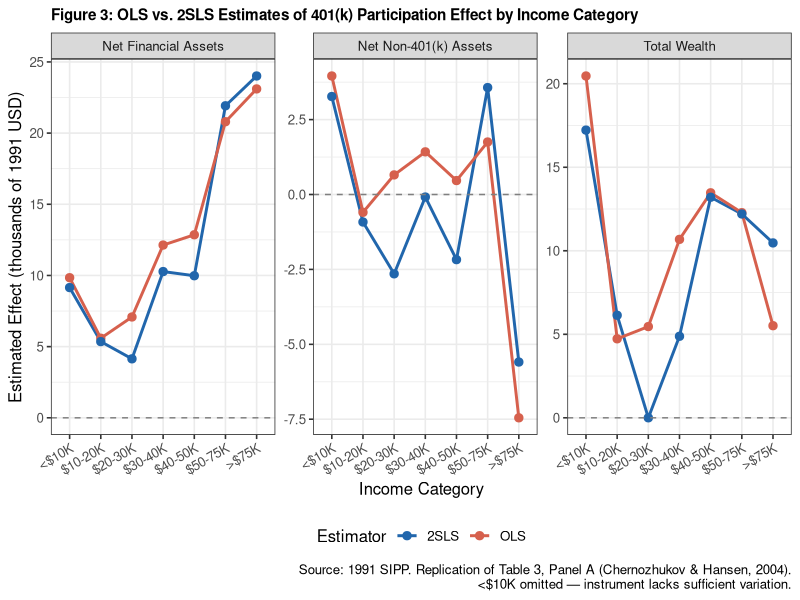

Recreate this plot in R.
# =============================================================================
# Step 3: Replication Exercise — OLS and 2SLS (Table 3, Panel A)
# 401(k) Project - Effects of 401(k) Participation on Wealth
# =============================================================================

# install.packages(c("tidyverse", "AER", "sandwich", "lmtest"))

library(tidyverse)
library(AER)        # ivreg() for 2SLS
library(sandwich)   # robust standard errors
library(lmtest)     # coeftest()

# ── 1. Load raw data and rebuild all derived columns ──────────────────────────
# Load original CSV directly so this script works regardless of whether
# Step 1 was run in R or Python (column names differ between them).

df <- read.csv("401k.csv")   # adjust path if needed

cat(sprintf("Loaded: %d rows x %d columns\n", nrow(df), ncol(df)))

# ── 2. Create income categories ───────────────────────────────────────────────
# IMPORTANT: loop variable below is named 'grp' (not 'inc') to avoid
# clashing with the column df$inc (income) inside dplyr filter calls.

df <- df %>%
  mutate(
    inc_cat = case_when(
      inc <  10000                 ~ "lt10K",
      inc >= 10000 & inc < 20000   ~ "10to20K",
      inc >= 20000 & inc < 30000   ~ "20to30K",
      inc >= 30000 & inc < 40000   ~ "30to40K",
      inc >= 40000 & inc < 50000   ~ "40to50K",
      inc >= 50000 & inc <= 75000  ~ "50to75K",
      inc >  75000                 ~ "gt75K"
    ),
    inc_cat = factor(inc_cat,
                     levels = c("lt10K","10to20K","20to30K","30to40K",
                                "40to50K","50to75K","gt75K"))
  )

# Income dummies (base = lt10K, dropped in regression)
df <- df %>%
  mutate(
    inc_10to20 = as.integer(inc_cat == "10to20K"),
    inc_20to30 = as.integer(inc_cat == "20to30K"),
    inc_30to40 = as.integer(inc_cat == "30to40K"),
    inc_40to50 = as.integer(inc_cat == "40to50K"),
    inc_50to75 = as.integer(inc_cat == "50to75K"),
    inc_gt75   = as.integer(inc_cat == "gt75K")
  )

# Education dummies (base = nohs)
df <- df %>%
  mutate(
    nohs  = as.integer(educ < 12),
    hs    = as.integer(educ == 12),
    smcol = as.integer(educ >= 13 & educ <= 15),
    col   = as.integer(educ >= 16)
  )

# Age dummies (base = age_55plus)
df <- df %>%
  mutate(
    age_lt30   = as.integer(age < 30),
    age_30_35  = as.integer(age >= 30 & age <= 35),
    age_36_44  = as.integer(age >= 36 & age <= 44),
    age_45_54  = as.integer(age >= 45 & age <= 54),
    age_55plus = as.integer(age >= 55)
  )

cat("Income category counts:\n")
print(table(df$inc_cat))
cat(sprintf("Participation: %.1f%% | Eligibility: %.1f%%\n\n",
            mean(df$p401)*100, mean(df$e401)*100))

# ── 3. Covariate lists ────────────────────────────────────────────────────────
controls_full <- c(
  "age_lt30","age_30_35","age_36_44","age_45_54",
  "inc_10to20","inc_20to30","inc_30to40","inc_40to50","inc_50to75","inc_gt75",
  "hs","smcol","col",
  "marr","fsize","twoearn","db","pira","hown"
)

# Within income category: use linear income instead of dummies
controls_within <- c(
  "age_lt30","age_30_35","age_36_44","age_45_54",
  "hs","smcol","col",
  "marr","fsize","twoearn","db","pira","hown",
  "inc"
)

# ── 4. Formula builders ───────────────────────────────────────────────────────
make_ols <- function(outcome, controls)
  as.formula(paste(outcome, "~ p401 +", paste(controls, collapse=" + ")))

make_iv <- function(outcome, controls)
  as.formula(paste(outcome, "~ p401 +", paste(controls, collapse=" + "),
                   "| e401 +",          paste(controls, collapse=" + ")))

make_fs <- function(controls)
  as.formula(paste("p401 ~ e401 +", paste(controls, collapse=" + ")))

# ── 5. Safe model runner ──────────────────────────────────────────────────────
run_models <- function(data, outcome, controls) {
  result <- list(n=nrow(data), fs_coef=NA, fs_se=NA,
                 ols_coef=NA, ols_se=NA, iv_coef=NA, iv_se=NA)

  if (nrow(data) < 50)     { message("  Skipped: n<50");               return(result) }
  if (var(data$e401) == 0) { message("  Skipped: no e401 variation");  return(result) }
  if (var(data$p401) == 0) { message("  Skipped: no p401 variation");  return(result) }

  tryCatch({
    fs <- lm(make_fs(controls), data=data)
    r  <- coeftest(fs, vcov=vcovHC(fs, type="HC1"))
    result$fs_coef <- r["e401","Estimate"]
    result$fs_se   <- r["e401","Std. Error"]
  }, error=function(e) message("  First stage error: ", e$message))

  tryCatch({
    m <- lm(make_ols(outcome, controls), data=data)
    r <- coeftest(m, vcov=vcovHC(m, type="HC1"))
    result$ols_coef <- r["p401","Estimate"]
    result$ols_se   <- r["p401","Std. Error"]
  }, error=function(e) message("  OLS error: ", e$message))

  tryCatch({
    m <- ivreg(make_iv(outcome, controls), data=data)
    r <- coeftest(m, vcov=vcovHC(m, type="HC1"))
    result$iv_coef <- r["p401","Estimate"]
    result$iv_se   <- r["p401","Std. Error"]
  }, error=function(e) message("  2SLS error: ", e$message))

  result
}

# ── 6. Run regressions ────────────────────────────────────────────────────────
outcomes_list <- c("net_tfa","net_nifa","tw")

# Internal level names (no special chars) and display labels (for printing)
grp_levels <- c("lt10K","10to20K","20to30K","30to40K","40to50K","50to75K","gt75K")
grp_labels <- c("<$10K","$10-20K","$20-30K","$30-40K","$40-50K","$50-75K",">$75K")

cat("Running full sample regressions...\n")
full_results <- setNames(
  lapply(outcomes_list, function(y) run_models(df, y, controls_full)),
  outcomes_list)

cat("Running income-category regressions...\n")
# NOTE: loop variable is 'grp', NOT 'inc', to avoid clashing with df$inc
inc_results <- lapply(grp_levels, function(grp) {
  sub <- df %>% filter(inc_cat == grp)
  cat(sprintf("  %-10s  n=%d\n", grp, nrow(sub)))
  setNames(lapply(outcomes_list, function(y) run_models(sub, y, controls_within)),
           outcomes_list)
})
names(inc_results) <- grp_levels

# ── 7. Print Table 3 ──────────────────────────────────────────────────────────
fc     <- function(x, w=8) { if(is.na(x)) return(formatC("NA",width=w));
                              formatC(round(x), format="d", big.mark=",", width=w) }
fse    <- function(x)       { if(is.na(x)) return("      NA");
                              paste0("(", formatC(round(x), format="d", big.mark=","), ")") }
ffs    <- function(x)       { if(is.na(x)) return("    NA");
                              formatC(round(x,3), format="f", digits=3, width=6) }

print_block <- function(lbl, n, rn, ri, rt) {
  cat(sprintf("%-9s %5d  %6s  %8s %8s  %8s %8s  %8s %8s\n",
              lbl, n, ffs(rn$fs_coef),
              fc(rn$ols_coef), fc(rn$iv_coef),
              fc(ri$ols_coef), fc(ri$iv_coef),
              fc(rt$ols_coef), fc(rt$iv_coef)))
  cat(sprintf("%-9s %5s  %6s  %8s %8s  %8s %8s  %8s %8s\n",
              "","","",
              fse(rn$ols_se), fse(rn$iv_se),
              fse(ri$ols_se), fse(ri$iv_se),
              fse(rt$ols_se), fse(rt$iv_se)))
}

div <- strrep("-", 90)
cat("\n", div, "\n", sep="")
cat("TABLE 3 REPLICATION — OLS AND 2SLS ESTIMATES OF 401(k) PARTICIPATION EFFECT\n")
cat(div, "\n", sep="")
cat(sprintf("%-9s %5s  %6s  %8s %8s  %8s %8s  %8s %8s\n",
            "Sample","N","1stSt",
            "NFA-OLS","NFA-2SLS","NNFA-OLS","NNFA-2SLS","TW-OLS","TW-2SLS"))
cat(div, "\n", sep="")

cat("A. Full Sample\n")
print_block("Full", nrow(df),
            full_results$net_tfa, full_results$net_nifa, full_results$tw)

cat("\nB. By Income Category\n")
for (i in seq_along(grp_levels)) {
  print_block(grp_labels[i], sum(df$inc_cat == grp_levels[i]),
              inc_results[[grp_levels[i]]]$net_tfa,
              inc_results[[grp_levels[i]]]$net_nifa,
              inc_results[[grp_levels[i]]]$tw)
}
cat(div, "\n", sep="")
cat("NFA=Net Financial Assets, NNFA=Net Non-401(k) Assets, TW=Total Wealth.\n")
cat("Robust standard errors (HC1) in parentheses.\n")
cat("2SLS instruments p401 with e401 (401k eligibility).\n")
cat("<$10K: all non-participants are ineligible — instrument has no variation.\n")

# ── 8. Save CSV ───────────────────────────────────────────────────────────────
rows <- list()
for (y in outcomes_list) {
  r <- full_results[[y]]
  rows[[length(rows)+1]] <- data.frame(
    sample="Full Sample", n=r$n, outcome=y,
    fs_coef=r$fs_coef, ols_coef=r$ols_coef, ols_se=r$ols_se,
    iv_coef=r$iv_coef, iv_se=r$iv_se)
}
for (i in seq_along(grp_levels)) {
  for (y in outcomes_list) {
    r <- inc_results[[grp_levels[i]]][[y]]
    rows[[length(rows)+1]] <- data.frame(
      sample=grp_labels[i], n=r$n, outcome=y,
      fs_coef=r$fs_coef, ols_coef=r$ols_coef, ols_se=r$ols_se,
      iv_coef=r$iv_coef, iv_se=r$iv_se)
  }
}
results_df <- bind_rows(rows)
write.csv(results_df, "table3_replication.csv", row.names=FALSE)
cat("\n✓ Results saved to: table3_replication.csv\n")

# ── 9. Plot ───────────────────────────────────────────────────────────────────
plot_df <- results_df %>%
  filter(sample != "Full Sample") %>%
  mutate(
    sample        = factor(sample, levels=grp_labels),
    outcome_label = case_when(
      outcome == "net_tfa"  ~ "Net Financial Assets",
      outcome == "net_nifa" ~ "Net Non-401(k) Assets",
      outcome == "tw"       ~ "Total Wealth"
    )
  ) %>%
  pivot_longer(c(ols_coef, iv_coef), names_to="estimator", values_to="coef") %>%
  mutate(estimator = ifelse(estimator=="ols_coef","OLS","2SLS"))

p3 <- ggplot(plot_df, aes(x=sample, y=coef/1000, color=estimator, group=estimator)) +
  geom_line(linewidth=1, na.rm=TRUE) +
  geom_point(size=2.5, na.rm=TRUE) +
  facet_wrap(~outcome_label, scales="free_y") +
  scale_color_manual(values=c("OLS"="#d6604d","2SLS"="#2166ac")) +
  geom_hline(yintercept=0, linetype="dashed", color="gray50") +
  labs(title   = "Figure 3: OLS vs. 2SLS Estimates of 401(k) Participation Effect by Income Category",
       x="Income Category", y="Estimated Effect (thousands of 1991 USD)", color="Estimator",
       caption = paste0("Source: 1991 SIPP. Replication of Table 3, Panel A ",
                        "(Chernozhukov & Hansen, 2004).\n",
                        "<$10K omitted — instrument lacks sufficient variation.")) +
  theme_bw(base_size=12) +
  theme(legend.position="bottom",
        axis.text.x=element_text(angle=30, hjust=1),
        plot.title=element_text(face="bold", size=11))

ggsave("figure3_ols_vs_2sls.png", p3, width=11, height=5, dpi=150)
cat("✓ Figure 3 saved to: figure3_ols_vs_2sls.png\n")
cat("\nStep 3 complete. Ready for Step 4 (ML Model).\n")
